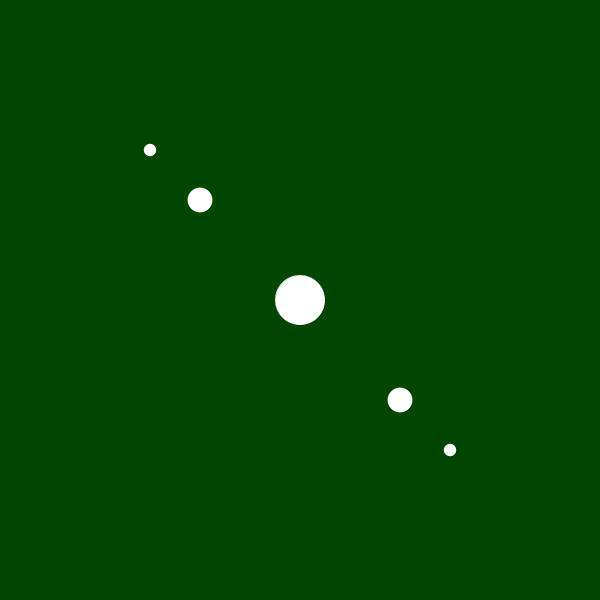
Frame 1 (no input)
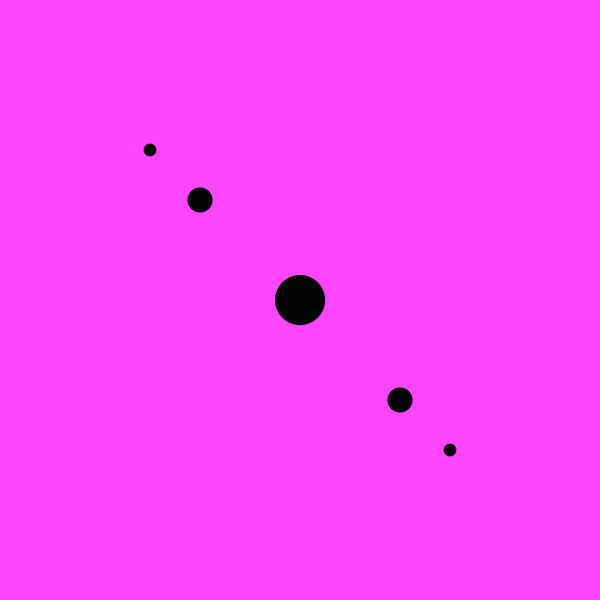
Frame 60 (the mouse pressed at the canvas centre just before this capture)
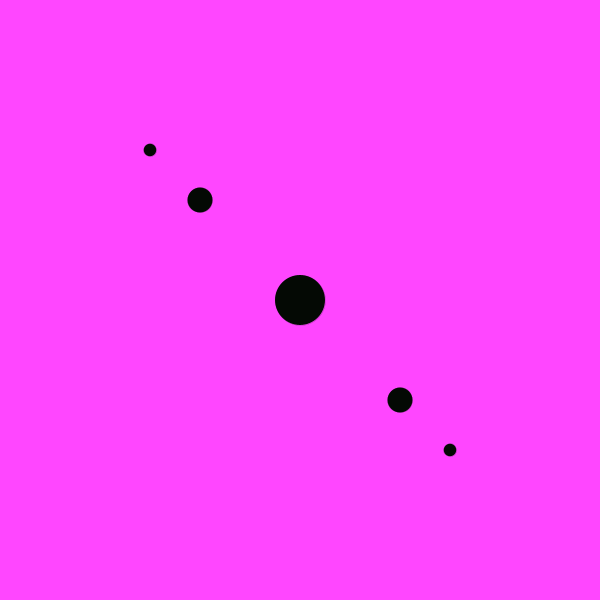
Frame 120 (the mouse held since frame 60 and released just before this capture)

The Processing sketch that drew these frames (run headless with seeded random() and noise(); from frame 60 on, the mouse is pressed at the canvas centre):

// Processing sketch: processing_91954
// ── processing_91954.pde

float x = 50;
float y = 50;
float b = 0;
int runningTime; 

void setup(){
  size (600,600);
}

void ellip(){
  strokeWeight(0);
  ellipse (150, 150, x/4, y/4);
  ellipse (200, 200, x/2, y/2);
  ellipse (300, 300, x, y);
  ellipse (400, 400, x/2, y/2);
  ellipse (450, 450, x/4, y/4);
  fill (runningTime/500, runningTime/250, runningTime/500); 
}

void draw(){
  
  background (runningTime, 70, runningTime);
  smooth (0);
  stroke (0);
  ellip();
  
  runningTime = millis(); 
  
 
 //begins expanding after 3 seconds 
  
  
  if (runningTime > 3000) {
    x+=1; y+=1; 
    
    //begins throbbing when x exceeds or = 500
      if (x >= 400) {
        x-=50;
        
        if (y>=400){
          y-=50;
    
    if (runningTime > 10000) {
      x+=10; y+=10; 
      fill (230, 0, 0);
      
      if (runningTime > 15000) {
      x+=10; y+=10; 
      fill (250, 0, 0);
      
      if (runningTime > 20000) {
      x+=10; y+=10; 
      fill (250, 0, 0);
      
      if (runningTime > 25000) {
      x+=150; y+=150; 
      fill (250, 0, 0);
    
   
      
       

}
  }
  }
  }
      }
  }
}
}
